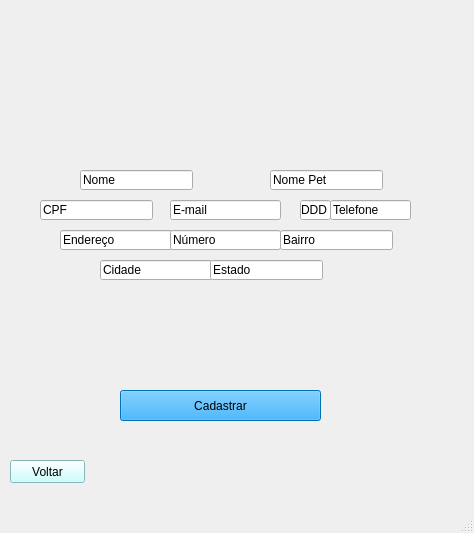
<?xml version="1.0" encoding="UTF-8"?>
<ui version="4.0">
 <class>MainWindow</class>
 <widget class="QMainWindow" name="MainWindow">
  <property name="geometry">
   <rect>
    <x>0</x>
    <y>0</y>
    <width>474</width>
    <height>533</height>
   </rect>
  </property>
  <property name="windowTitle">
   <string>MainWindow</string>
  </property>
  <widget class="QWidget" name="centralwidget">
   <widget class="QLabel" name="label">
    <property name="geometry">
     <rect>
      <x>60</x>
      <y>10</y>
      <width>561</width>
      <height>541</height>
     </rect>
    </property>
    <property name="text">
     <string/>
    </property>
    <property name="pixmap">
     <pixmap>../../../../Downloads/Seja bem-vindo! (3).png</pixmap>
    </property>
   </widget>
   <widget class="QLineEdit" name="txt_nome">
    <property name="geometry">
     <rect>
      <x>80</x>
      <y>170</y>
      <width>113</width>
      <height>20</height>
     </rect>
    </property>
    <property name="text">
     <string>Nome</string>
    </property>
   </widget>
   <widget class="QLineEdit" name="txt_cpf">
    <property name="geometry">
     <rect>
      <x>40</x>
      <y>200</y>
      <width>113</width>
      <height>20</height>
     </rect>
    </property>
    <property name="text">
     <string>CPF</string>
    </property>
   </widget>
   <widget class="QLineEdit" name="txt_logradouro">
    <property name="geometry">
     <rect>
      <x>60</x>
      <y>230</y>
      <width>113</width>
      <height>20</height>
     </rect>
    </property>
    <property name="text">
     <string>Endereço</string>
    </property>
   </widget>
   <widget class="QLineEdit" name="txt_bairro">
    <property name="geometry">
     <rect>
      <x>280</x>
      <y>230</y>
      <width>113</width>
      <height>20</height>
     </rect>
    </property>
    <property name="text">
     <string>Bairro</string>
    </property>
   </widget>
   <widget class="QLineEdit" name="txt_cidade">
    <property name="geometry">
     <rect>
      <x>100</x>
      <y>260</y>
      <width>113</width>
      <height>20</height>
     </rect>
    </property>
    <property name="text">
     <string>Cidade</string>
    </property>
   </widget>
   <widget class="QLineEdit" name="txt_estado">
    <property name="geometry">
     <rect>
      <x>210</x>
      <y>260</y>
      <width>113</width>
      <height>20</height>
     </rect>
    </property>
    <property name="text">
     <string>Estado</string>
    </property>
   </widget>
   <widget class="QLineEdit" name="txt_numero">
    <property name="geometry">
     <rect>
      <x>170</x>
      <y>230</y>
      <width>111</width>
      <height>20</height>
     </rect>
    </property>
    <property name="text">
     <string>Número</string>
    </property>
   </widget>
   <widget class="QLineEdit" name="txt_nomepet">
    <property name="geometry">
     <rect>
      <x>270</x>
      <y>170</y>
      <width>113</width>
      <height>20</height>
     </rect>
    </property>
    <property name="text">
     <string>Nome Pet</string>
    </property>
   </widget>
   <widget class="QLineEdit" name="txt_ddd">
    <property name="geometry">
     <rect>
      <x>300</x>
      <y>200</y>
      <width>31</width>
      <height>20</height>
     </rect>
    </property>
    <property name="text">
     <string>DDD</string>
    </property>
   </widget>
   <widget class="QLineEdit" name="txt_email">
    <property name="geometry">
     <rect>
      <x>170</x>
      <y>200</y>
      <width>111</width>
      <height>20</height>
     </rect>
    </property>
    <property name="text">
     <string>E-mail</string>
    </property>
   </widget>
   <widget class="QLineEdit" name="txt_telefone">
    <property name="geometry">
     <rect>
      <x>330</x>
      <y>200</y>
      <width>81</width>
      <height>20</height>
     </rect>
    </property>
    <property name="text">
     <string>Telefone</string>
    </property>
   </widget>
   <widget class="QLabel" name="label_3">
    <property name="geometry">
     <rect>
      <x>50</x>
      <y>170</y>
      <width>21</width>
      <height>20</height>
     </rect>
    </property>
    <property name="text">
     <string/>
    </property>
    <property name="pixmap">
     <pixmap>../../../../Downloads/do-utilizador.png</pixmap>
    </property>
    <property name="scaledContents">
     <bool>true</bool>
    </property>
   </widget>
   <widget class="QLabel" name="label_4">
    <property name="geometry">
     <rect>
      <x>50</x>
      <y>200</y>
      <width>21</width>
      <height>16</height>
     </rect>
    </property>
    <property name="text">
     <string/>
    </property>
    <property name="pixmap">
     <pixmap>../../../../Downloads/cpf.png</pixmap>
    </property>
    <property name="scaledContents">
     <bool>true</bool>
    </property>
   </widget>
   <widget class="QLabel" name="label_5">
    <property name="geometry">
     <rect>
      <x>240</x>
      <y>260</y>
      <width>31</width>
      <height>20</height>
     </rect>
    </property>
    <property name="text">
     <string/>
    </property>
    <property name="pixmap">
     <pixmap>../../../../Downloads/MicrosoftTeams-image (7).png</pixmap>
    </property>
    <property name="scaledContents">
     <bool>true</bool>
    </property>
   </widget>
   <widget class="QLabel" name="label_6">
    <property name="geometry">
     <rect>
      <x>249</x>
      <y>200</y>
      <width>16</width>
      <height>16</height>
     </rect>
    </property>
    <property name="text">
     <string/>
    </property>
    <property name="pixmap">
     <pixmap>../../../../Downloads/561127.png</pixmap>
    </property>
    <property name="scaledContents">
     <bool>true</bool>
    </property>
   </widget>
   <widget class="QLabel" name="label_7">
    <property name="geometry">
     <rect>
      <x>50</x>
      <y>230</y>
      <width>21</width>
      <height>20</height>
     </rect>
    </property>
    <property name="text">
     <string/>
    </property>
    <property name="pixmap">
     <pixmap>../../../../Downloads/MicrosoftTeams-image (8).png</pixmap>
    </property>
    <property name="scaledContents">
     <bool>true</bool>
    </property>
   </widget>
   <widget class="QLabel" name="label_2">
    <property name="geometry">
     <rect>
      <x>246</x>
      <y>170</y>
      <width>21</width>
      <height>20</height>
     </rect>
    </property>
    <property name="text">
     <string/>
    </property>
    <property name="pixmap">
     <pixmap>../../../../Downloads/MicrosoftTeams-image (9).png</pixmap>
    </property>
    <property name="scaledContents">
     <bool>true</bool>
    </property>
   </widget>
   <widget class="QLabel" name="label_8">
    <property name="geometry">
     <rect>
      <x>246</x>
      <y>230</y>
      <width>21</width>
      <height>20</height>
     </rect>
    </property>
    <property name="text">
     <string/>
    </property>
    <property name="pixmap">
     <pixmap>../../../../Downloads/MicrosoftTeams-image (10).png</pixmap>
    </property>
    <property name="scaledContents">
     <bool>true</bool>
    </property>
   </widget>
   <widget class="QLabel" name="label_9">
    <property name="geometry">
     <rect>
      <x>240</x>
      <y>290</y>
      <width>21</width>
      <height>20</height>
     </rect>
    </property>
    <property name="text">
     <string/>
    </property>
    <property name="pixmap">
     <pixmap>../../../../Downloads/MicrosoftTeams-image (6).png</pixmap>
    </property>
    <property name="scaledContents">
     <bool>true</bool>
    </property>
   </widget>
   <widget class="QLabel" name="label_10">
    <property name="geometry">
     <rect>
      <x>50</x>
      <y>290</y>
      <width>21</width>
      <height>20</height>
     </rect>
    </property>
    <property name="text">
     <string/>
    </property>
    <property name="pixmap">
     <pixmap>../../../../Downloads/MicrosoftTeams-image (11).png</pixmap>
    </property>
    <property name="scaledContents">
     <bool>true</bool>
    </property>
   </widget>
   <widget class="QLabel" name="label_11">
    <property name="geometry">
     <rect>
      <x>50</x>
      <y>260</y>
      <width>21</width>
      <height>20</height>
     </rect>
    </property>
    <property name="text">
     <string/>
    </property>
    <property name="pixmap">
     <pixmap>../../../../Downloads/MicrosoftTeams-image (12).png</pixmap>
    </property>
    <property name="scaledContents">
     <bool>true</bool>
    </property>
   </widget>
   <widget class="QPushButton" name="btn_CadastroCliente">
    <property name="geometry">
     <rect>
      <x>120</x>
      <y>390</y>
      <width>201</width>
      <height>31</height>
     </rect>
    </property>
    <property name="styleSheet">
     <string notr="true">background-color: rgb(2, 158, 255);</string>
    </property>
    <property name="text">
     <string>Cadastrar</string>
    </property>
   </widget>
   <widget class="QLabel" name="label_12">
    <property name="geometry">
     <rect>
      <x>-4</x>
      <y>-30</y>
      <width>491</width>
      <height>551</height>
     </rect>
    </property>
    <property name="text">
     <string/>
    </property>
    <property name="pixmap">
     <pixmap>../../Downloads/Seja bem-vindo! (3).png</pixmap>
    </property>
   </widget>
   <widget class="QPushButton" name="btn_voltar">
    <property name="geometry">
     <rect>
      <x>10</x>
      <y>460</y>
      <width>75</width>
      <height>23</height>
     </rect>
    </property>
    <property name="styleSheet">
     <string notr="true">background-color: rgb(190, 255, 255);</string>
    </property>
    <property name="text">
     <string>Voltar</string>
    </property>
   </widget>
   <widget class="QLabel" name="label_13">
    <property name="geometry">
     <rect>
      <x>80</x>
      <y>390</y>
      <width>31</width>
      <height>31</height>
     </rect>
    </property>
    <property name="text">
     <string/>
    </property>
    <property name="pixmap">
     <pixmap>../Telas_icones/icone cadastro.png</pixmap>
    </property>
    <property name="scaledContents">
     <bool>true</bool>
    </property>
   </widget>
   <widget class="QLabel" name="label_14">
    <property name="geometry">
     <rect>
      <x>0</x>
      <y>0</y>
      <width>481</width>
      <height>511</height>
     </rect>
    </property>
    <property name="text">
     <string/>
    </property>
    <property name="pixmap">
     <pixmap>../Telas_icones/cadastro cliente.png</pixmap>
    </property>
    <property name="scaledContents">
     <bool>true</bool>
    </property>
   </widget>
   <zorder>label_14</zorder>
   <zorder>label_12</zorder>
   <zorder>label</zorder>
   <zorder>txt_nome</zorder>
   <zorder>txt_cpf</zorder>
   <zorder>txt_logradouro</zorder>
   <zorder>txt_bairro</zorder>
   <zorder>txt_cidade</zorder>
   <zorder>txt_estado</zorder>
   <zorder>txt_numero</zorder>
   <zorder>txt_nomepet</zorder>
   <zorder>txt_ddd</zorder>
   <zorder>txt_email</zorder>
   <zorder>txt_telefone</zorder>
   <zorder>label_3</zorder>
   <zorder>label_4</zorder>
   <zorder>label_5</zorder>
   <zorder>label_6</zorder>
   <zorder>label_7</zorder>
   <zorder>label_2</zorder>
   <zorder>label_8</zorder>
   <zorder>label_9</zorder>
   <zorder>label_10</zorder>
   <zorder>label_11</zorder>
   <zorder>btn_CadastroCliente</zorder>
   <zorder>btn_voltar</zorder>
   <zorder>label_13</zorder>
  </widget>
  <widget class="QMenuBar" name="menubar">
   <property name="geometry">
    <rect>
     <x>0</x>
     <y>0</y>
     <width>474</width>
     <height>21</height>
    </rect>
   </property>
  </widget>
  <widget class="QStatusBar" name="statusbar"/>
 </widget>
 <resources/>
 <connections/>
</ui>
